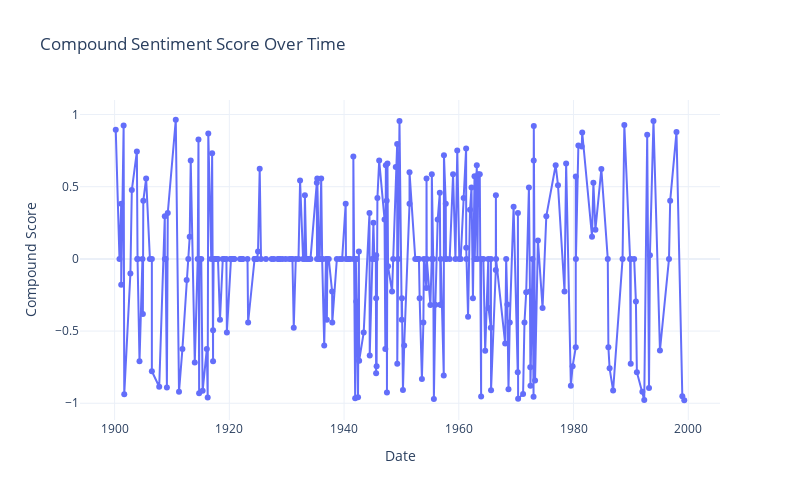

Notebook code cell kept with this figure:
### Code cell
fig = px.line(
    df_events, 
    x='Date', 
    y='Compound Score', 
    title='Compound Sentiment Score Over Time',
    labels={'Date': 'Date', 'Compound Score': 'Compound Sentiment Score'},
)

fig.update_traces(mode='lines+markers')  
fig.update_layout(
    xaxis_title='Date',
    yaxis_title='Compound Score',
    hovermode="x unified", 
    template="plotly_white", 
    width=800,
    height=500
)

fig.show()

### Figure 1 — Plotly figure (JSON) as saved in the notebook; plotly's stock layout.template omitted (floating-point values rounded to 4 significant figures; data arrays with more than 128 entries replaced by an {"elided": "..."} marker saying what was removed)
{"data": [{"hovertemplate": "Date=%{x}<br>Compound Sentiment Score=%{y}<extra></extra>", "legendgroup": "", "line": {"color": "#636efa", "dash": "solid"}, "marker": {"symbol": "circle"}, "mode": "lines+markers", "name": "", "orientation": "v", "showlegend": false, "type": "scatter", "x": {"elided": "289 str values"}, "xaxis": "x", "y": {"elided": "289 float values"}, "yaxis": "y"}], "layout": {"height": 500, "hovermode": "x unified", "legend": {"tracegroupgap": 0}, "title": {"text": "Compound Sentiment Score Over Time"}, "width": 800, "xaxis": {"anchor": "y", "domain": [0, 1], "title": {"text": "Date"}}, "yaxis": {"anchor": "x", "domain": [0, 1], "title": {"text": "Compound Score"}}}}
